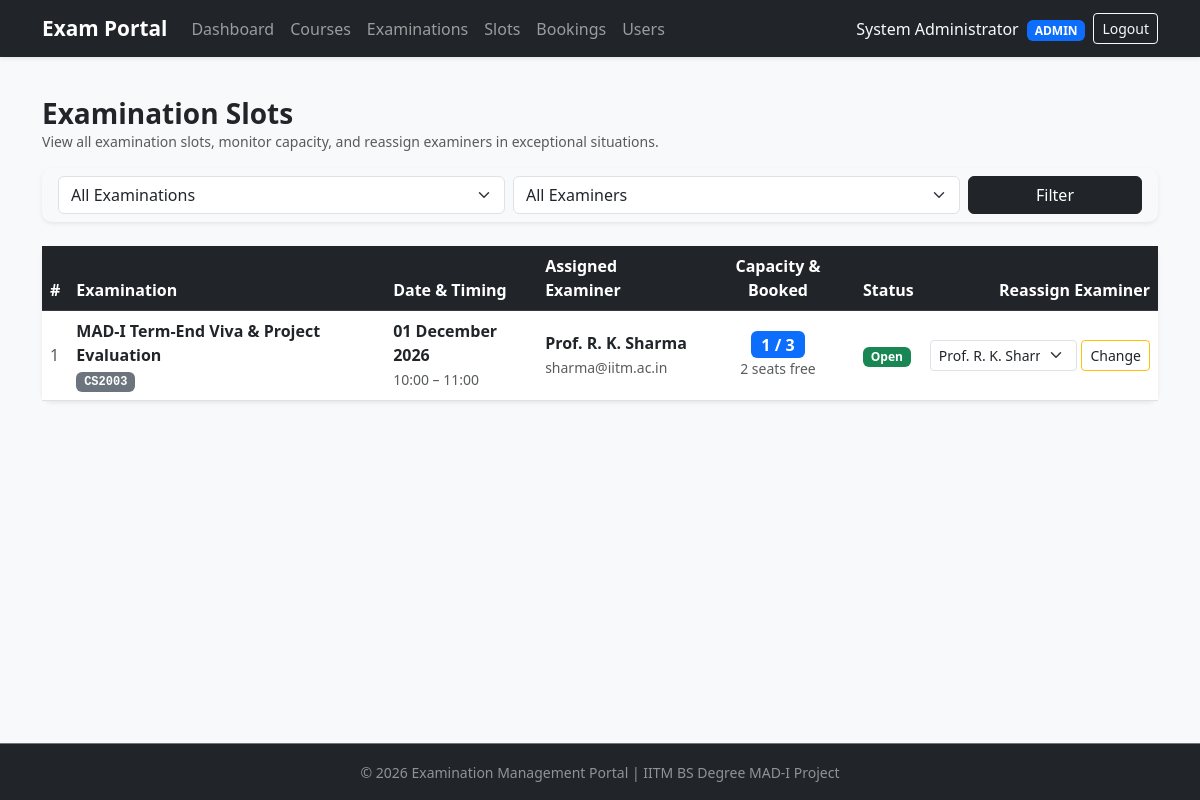
The page /admin/slots (signed in) on the database its author committed.
### models.py (models this page shows, shortened)
class ExaminationSlot(db.Model):
    __tablename__ = 'examination_slots'
    id = db.Column(db.Integer, primary_key=True)
    examination_id = db.Column(db.Integer, db.ForeignKey('examinations.id'), nullable=False)
    examiner_id = db.Column(db.Integer, db.ForeignKey('users.id'), nullable=False)
    slot_date = db.Column(db.Date, nullable=False)
    start_time = db.Column(db.Time, nullable=False)
    end_time = db.Column(db.Time, nullable=False)
    capacity = db.Column(db.Integer, nullable=False, default=1)
    is_closed = db.Column(db.Boolean, default=False, nullable=False)
    created_at = db.Column(db.DateTime, default=datetime.utcnow)
    bookings = db.relationship('Booking', backref='slot', cascade='all, delete-orphan', lazy=True)
    def booked_count(self):
        total_active_bookings = 0
        for booking in self.bookings:
            if booking.status != 'Cancelled':
                total_active_bookings += 1
        return total_active_bookings

class Examination(db.Model):
    __tablename__ = 'examinations'
    id = db.Column(db.Integer, primary_key=True)
    course_id = db.Column(db.Integer, db.ForeignKey('courses.id'), nullable=False)
    title = db.Column(db.String(200), nullable=False)
    description = db.Column(db.Text, nullable=True)
    total_marks = db.Column(db.Integer, nullable=False, default=100)
    status = db.Column(db.String(30), nullable=False, default='Draft')
    slot_creation_start = db.Column(db.DateTime, nullable=True)
    slot_creation_end = db.Column(db.DateTime, nullable=True)
    booking_start = db.Column(db.DateTime, nullable=True)
    booking_end = db.Column(db.DateTime, nullable=True)
    exam_date = db.Column(db.DateTime, nullable=True)
    created_at = db.Column(db.DateTime, default=datetime.utcnow)
    rubrics = db.relationship('ExaminationRubric', backref='examination', cascade='all, delete-orphan', lazy=True)
    slots = db.relationship('ExaminationSlot', backref='examination', cascade='all, delete-orphan', lazy=True)

class Course(db.Model):
    __tablename__ = 'courses'
    id = db.Column(db.Integer, primary_key=True)
    course_code = db.Column(db.String(20), unique=True, nullable=False)
    course_name = db.Column(db.String(150), nullable=False)
    description = db.Column(db.Text, nullable=True)
    created_at = db.Column(db.DateTime, default=datetime.utcnow)
    examinations = db.relationship('Examination', backref='course', cascade='all, delete-orphan', lazy=True)

class User(db.Model):
    __tablename__ = 'users'
    id = db.Column(db.Integer, primary_key=True)
    username = db.Column(db.String(50), unique=True, nullable=False)
    email = db.Column(db.String(120), unique=True, nullable=False)
    full_name = db.Column(db.String(100), nullable=False)
    password_hash = db.Column(db.String(255), nullable=False)
    role = db.Column(db.String(20), nullable=False, default='student')
    is_approved = db.Column(db.Boolean, default=False, nullable=False)
    is_active = db.Column(db.Boolean, default=True, nullable=False)
    created_at = db.Column(db.DateTime, default=datetime.utcnow)
    examiner_profile = db.relationship('ExaminerProfile', backref='user', uselist=False, cascade='all, delete-orphan')
    slots_created = db.relationship('ExaminationSlot', backref='examiner', lazy=True)
    bookings = db.relationship('Booking', backref='student', lazy=True)

class Booking(db.Model):
    __tablename__ = 'bookings'
    id = db.Column(db.Integer, primary_key=True)
    student_id = db.Column(db.Integer, db.ForeignKey('users.id'), nullable=False)
    slot_id = db.Column(db.Integer, db.ForeignKey('examination_slots.id'), nullable=False)
    status = db.Column(db.String(20), nullable=False, default='Booked')
    booked_at = db.Column(db.DateTime, default=datetime.utcnow)
    total_marks_obtained = db.Column(db.Integer, nullable=True)
    remarks = db.Column(db.Text, nullable=True)
    evaluated_at = db.Column(db.DateTime, nullable=True)
    evaluation_scores = db.relationship('EvaluationScore', backref='booking', cascade='all, delete-orphan', lazy=True)

### admin.py (the view)
@admin_bp.route('/slots')
@role_required('admin')
def manage_slots():
    exam_id = request.args.get('exam_id', type=int)
    examiner_id = request.args.get('examiner_id', type=int)
    query = ExaminationSlot.query
    if exam_id:
        query = query.filter_by(examination_id=exam_id)
    if examiner_id:
        query = query.filter_by(examiner_id=examiner_id)
    slots = query.order_by(ExaminationSlot.slot_date.desc(), ExaminationSlot.start_time.asc()).all()
    examinations = Examination.query.all()
    examiners = User.query.filter_by(role='examiner', is_approved=True, is_active=True).all()
    return render_template(
        'admin/slots.html',
        slots=slots,
        examinations=examinations,
        examiners=examiners,
        selected_exam_id=exam_id,
        selected_examiner_id=examiner_id
    )

### utils.py (called while the page is built)
def role_required(*roles):
    def decorator(f):
        @wraps(f)
        def decorated(*args, **kwargs):
            if 'user_id' not in session:
                flash('Please log in to continue.', 'warning')
                return redirect(url_for('auth.login'))
            if session.get('user_role') not in roles:
                flash('You do not have permission to access that page.', 'danger')
                return redirect(url_for('auth.login'))
            return f(*args, **kwargs)
        return decorated
    return decorator

### templates/admin/slots.html (shortened to what this page needs)
{% extends 'base.html' %}
{% block content %}
<div class="d-flex justify-content-between align-items-center mb-3">
    <div>
        <h3 class="fw-bold mb-0">Examination Slots</h3>
        <p class="text-muted small mb-0">View all examination slots, monitor capacity, and reassign examiners in exceptional situations.</p>
    </div>
</div>
<div class="card mb-4 shadow-sm border-0 bg-light">
    <div class="card-body py-2">
        <form method="GET" action="{{ url_for('admin.manage_slots') }}" class="row g-2 align-items-center">
            <div class="col-md-5">
                <select name="exam_id" class="form-select">
                    <option value="">All Examinations</option>
                </select>
            </div>
            <div class="col-md-5">
                <select name="examiner_id" class="form-select">
                    <option value="">All Examiners</option>
                </select>
            </div>
            <div class="col-md-2 d-flex gap-2">
                <button type="submit" class="btn btn-dark w-100">Filter</button>
            </div>
        </form>
    </div>
</div>
<div class="card shadow-sm border-0">
    <div class="table-responsive">
        <table class="table table-hover align-middle mb-0">
            <thead class="table-dark">
                <tr>
                    <th>#</th>
                    <th>Examination</th>
                    <th>Date & Timing</th>
                    <th>Assigned Examiner</th>
                    <th class="text-center">Capacity & Booked</th>
                    <th>Status</th>
                    <th class="text-end">Reassign Examiner</th>
                </tr>
            </thead>
            <tbody>
                {% for slot in slots %}
                <tr>
                    <td class="text-muted">{{ loop.index }}</td>
                    <td>
                        <div class="fw-bold">{{ slot.examination.title }}</div>
                        <span class="badge bg-secondary font-monospace">{{ slot.examination.course.course_code }}</span>
                    </td>
                    <td>
                        <div class="fw-semibold">{{ slot.slot_date.strftime('%d %B %Y') }}</div>
                        <small class="text-muted">{{ slot.start_time.strftime('%H:%M') }} – {{ slot.end_time.strftime('%H:%M') }}</small>
                    </td>
                    <td>
                        <div class="fw-semibold text-dark">{{ slot.examiner.full_name }}</div>
                        <small class="text-muted">{{ slot.examiner.email }}</small>
                    </td>
                    <td class="text-center">
                        <span class="badge {% if slot.booked_count() >= slot.capacity %}bg-danger{% else %}bg-primary{% endif %} fs-6">
                            {{ slot.booked_count() }} / {{ slot.capacity }}
                        </span>
                        <div class="small text-muted">{{ slot.capacity - slot.booked_count() }} seats free</div>
                    </td>
                    <td>
                        {% if slot.is_closed or slot.booked_count() >= slot.capacity %}
                            <span class="badge bg-secondary">Closed / Full</span>
                        {% else %}
                            <span class="badge bg-success">Open</span>
                        {% endif %}
                    </td>
                    <td class="text-end">
                        <form method="POST" action="{{ url_for('admin.change_slot_examiner', slot_id=slot.id) }}" class="d-flex gap-1 justify-content-end align-items-center">
                            <select name="new_examiner_id" class="form-select form-select-sm" style="max-width: 170px;" required>
                                {% for examiner_option in examiners %}
                                    <option value="{{ examiner_option.id }}" {% if examiner_option.id == slot.examiner_id %}selected disabled{% endif %}>
                                        {{ examiner_option.full_name }}
                                    </option>
                                {% endfor %}
                            </select>
                            <button type="submit" class="btn btn-sm btn-outline-warning text-dark" onclick="return confirm('Reassign examiner for this slot?');">
                                Change
                            </button>
                        </form>
                    </td>
                </tr>
                {% else %}
                <tr>
                    <td colspan="7" class="text-center py-4 text-muted">No examination slots found.</td>
                </tr>
                {% endfor %}
            </tbody>
        </table>
    </div>
</div>
{% endblock %}

### static/style.css (style rules this page uses)
body { min-height: 100vh; display: flex; flex-direction: column; background-color: #f8f9fa; }
.card { border: none; border-radius: 10px; box-shadow: 0 2px 8px rgba(0, 0, 0, 0.1); transition: transform 0.2s ease; }

### rows shown on the page
ExaminationSlot: examination "MAD-I Term-End Viva & Project Evaluation", examination.course.course_code "CS2003", slot_date "01 December 2026", start_time "10:00", end_time "11:00", examiner.full_name "Prof. R. K. Sharma", examiner.email "sharma@iitm.ac.in", booked_count "1", capacity "3", slot.capacity-slot.booked_count() "2", is_closed "Open", new_examiner_id "Prof. R. K. Sharma"

### other values the page prints
{{ session.user_name }} "System Administrator"
{{ session.user_role }} "ADMIN"
